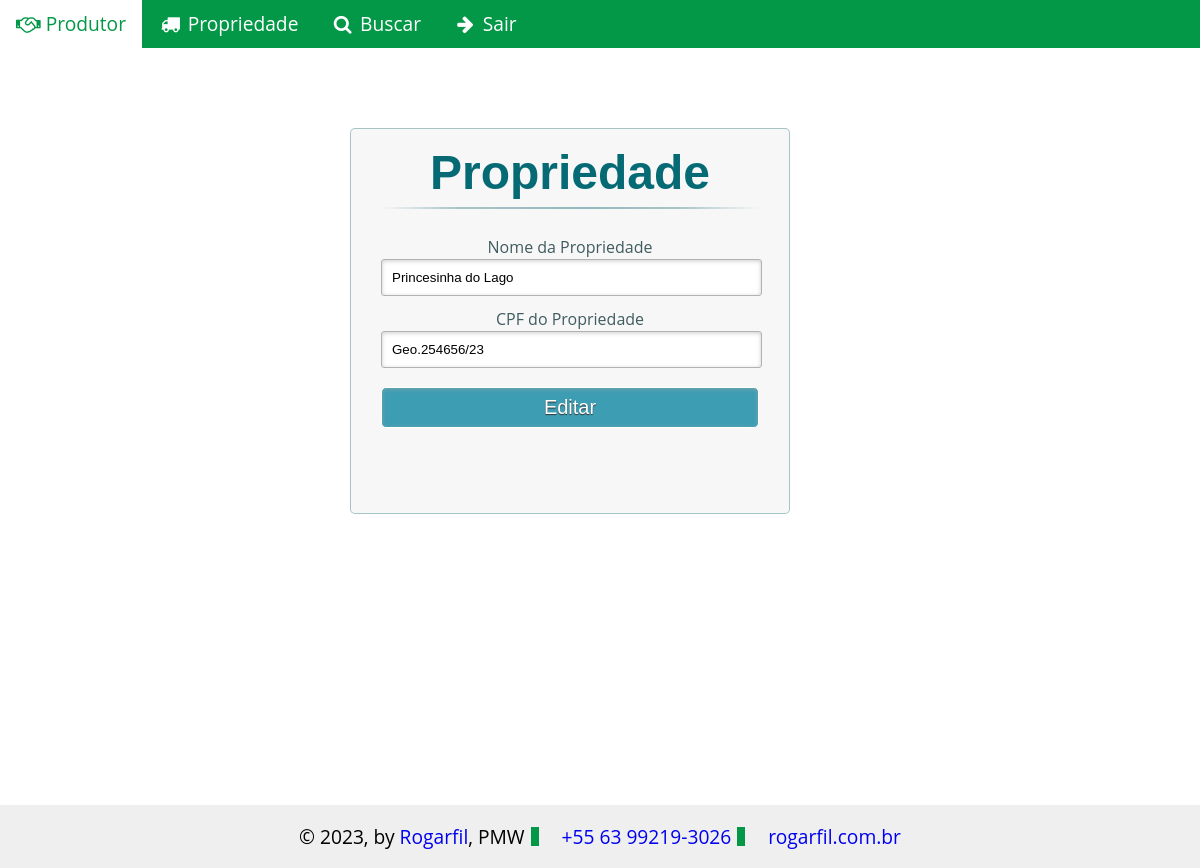
/edit_propriedade?idPropriedade=2 (signed in), run on the app's committed database.
### tables this page shows
CREATE TABLE `propriedade` (
  `idPropriedade` int(11) NOT NULL,
  `nomePropriedade` varchar(100) NOT NULL,
  `cadastroRural` varchar(43) NOT NULL
);

### src/controllers/url.php (called while the page is built, shortened)
<?php
    $modulo = Url::getURL(0);
if (file_exists("src/views/" . $modulo . ".php")) :
    require "src/views/" . $modulo . ".php";
else :
    require "src/views/404.php";
endif;

### src/controllers/functions.php (called while the page is built)
<?php
function mask($val, $mask)
{
    $maskared = '';
    $k = 0;
    for ($i = 0; $i <= strlen($mask) - 1; $i++) {
        if ($mask[$i] == '#') {
            if (isset($val[$k])) {
                $maskared .= $val[$k++];
            }
        } else {
            if (isset($mask[$i])) {
                $maskared .= $mask[$i];
            }
        }
    }
    return $maskared;
}

### src/views/edit_propriedade.php (the view, shortened to what this page needs)
<?php
$id = (isset($_GET['idPropriedade'])) ? $_GET['idPropriedade'] : '';
if (!empty($id) && is_numeric($id)) :
    $conexao = Connection::getInstance();
    $sql = 'SELECT * FROM propriedade WHERE idPropriedade = :idPropriedade';
    $stmt = $conexao->prepare($sql);
    $stmt->bindValue(':idPropriedade', $id);
    $stmt->execute();
    $propriedade = $stmt->fetch(PDO::FETCH_OBJ);
endif;
?>
<div class="content">
    <div id="cadastro">
        <form method="post" action="src/controllers/propriedade/atualizarPropriedade.php">
            <h1>Propriedade</h1>
            <p>
            <label for="nomePropriedade">Nome da Propriedade</label>
            <input type="text" id="nomePropriedade" name="nomePropriedade" value="<?=$propriedade->nomePropriedade?>"
             required="required"/>
            </p>
            <p>
            <label for="cadastroRural">CPF do Propriedade</label>
            <input type="text" id="cadastroRural" name="cadastroRural" value="<?=mask($propriedade->cadastroRural, '###.######/##')?>"
             required="required"/>
            </p>
            <p>
            <input type="submit" value="Editar"/>
            </p>
        </form>
    </div>
</div>

### src/public/css/style.css (style rules this page uses)
.content { width: 31.25rem; min-height: 35rem; margin: 5rem auto; position: relative; }
h1 { font-size: 3rem; color: #066a75; padding: 0.125rem 0 0.625rem 0; font-family: Arial, sans-serif; font-weight: bold; padding-bottom: 1.875rem; }
h1:after { content: " "; display: block; width: 100%; height: 0.125rem; margin-top: 0.625rem; background: -webkit-linear-gradient( left, rgba(147, 184, 189, 0) 0%, rgba(147, 184, 189, 0.8) 20%, rgba(147, 184, 189, 1) 53%, rgba(147, 184, 189, 0.8) 79%, rgba(147, 184, 189, 0) 100% ); background: linear-gradient( left, rgba(147, 184, 189, 0) 0%, rgba(147, 184, 189, 0.8) 20%, rgba(147, 184, 189, 1) 53%, rgba(147, 184, 189, 0.8) 79%, rgba(147, 184, 189, 0) 100% ); }
p { margin-bottom: 0.938rem; }
label { color: #405c60; position: relative; }
input { outline: none; }
input:not([type="checkbox"]) { width: 95%; margin-top: 0.25rem; padding: 0.625rem; border: 0.063rem solid #b2b2b2; -webkit-border-radius: 0.188rem; border-radius: 0.188rem; -webkit-box-shadow: 0rem 0.063rem 0.25rem 0rem rgba(168, 168, 168, 0.6) inset; box-shadow: 0rem 0.063rem 0.25rem 0rem rgba(168, 168, 168, 0.6) inset; -webkit-transition: all 0.2s linear; transition: all 0.2s linear; }
input[type="submit"] { width: 100% !important; cursor: pointer; background: rgb(61, 157, 179); padding: 0.5rem 0.313rem; color: #fff; font-size: 1.25rem; border: 0.063rem solid #fff; margin-bottom: 0.625rem; text-shadow: 0 0.063rem 0.063rem #333; -webkit-border-radius: 0.313rem; border-radius: 0.313rem; transition: all 0.2s linear; }
#cadastro, #login { position: absolute; top: 0rem; width: 88%; padding: 1.125rem 6% 3.75rem 6%; margin: 0 0 30.313rem 0; background: #f7f7f7; border: 0.063rem solid rgba(147, 184, 189, 0.8); box-shadow: none; -webkit-box-shadow: 0.313rem; border-radius: 0.313rem; -webkit-animation-duration: 0.5s; -webkit-animation-timing-function: ease; -webkit-animation-fill-mode: both; animation-duration: 0.5s; animation-timing-function: ease; animation-fill-mode: both; }
p:last-child { border-right: 0; }

### data on the page
propriedade: nomePropriedade "Princesinha do Lago", cadastroRural "Geo.254656/23"
